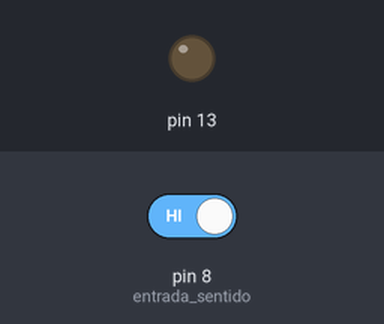
Simulated run of this sketch. Board: Arduino Uno, built with avr-gcc and run on an emulated ATmega328P. Parts: output pins drawn as LEDs (lit = HIGH). The test bench sets the inputs (shaded band); at power-on: pin 8 (entrada_sentido) HIGH.

Above: at 1.2 s.
1.3 s: pin 8 (entrada_sentido) driven LOW
At 2.2 s:
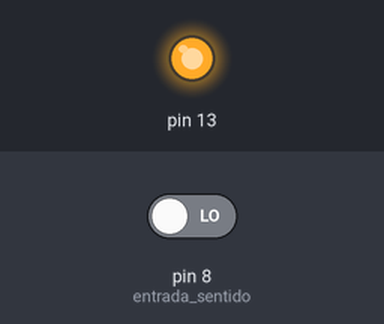
2.8 s: pin 8 (entrada_sentido) driven HIGH
At 3.4 s:
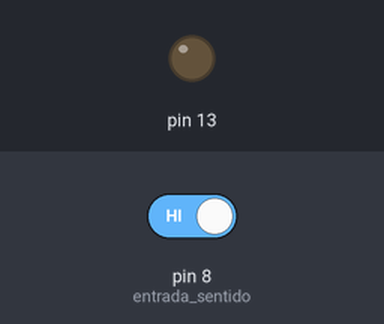
Timing chart, 0 to 5.8 s (numbered marks = the images above; inputs shaded):
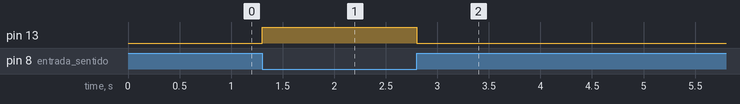

The sketch:

asd.ino
```cpp
// Visual Micro is in vMicro>General>Tutorial Mode
//
/*
    Name:       asd.ino
    Created:	5/12/2019 11:34:10
    Author:     ARMAGEDON13\Armagedon13
*/

// Define User Types below here or use a .h file
//
const int entrada_sentido = 8;

// Define Function Prototypes that use User Types below here or use a .h file
//


// Define Functions below here or use other .ino or cpp files
//

// The setup() function runs once each time the micro-controller starts
void setup()
{
	pinMode(entrada_sentido, INPUT);
	pinMode(13, OUTPUT);
}

// Add the main program code into the continuous loop() function
void loop()
{
	int sentido = digitalRead(entrada_sentido);

	if (sentido == LOW) {
		digitalWrite(13, HIGH);

	}
	if (sentido == HIGH) {
		digitalWrite(13, LOW);
	}
}
```

Measured:
- after the input at 1.3 s, pin 13: LOW → HIGH at once
- after the input at 2.8 s, pin 13: HIGH → LOW at once
